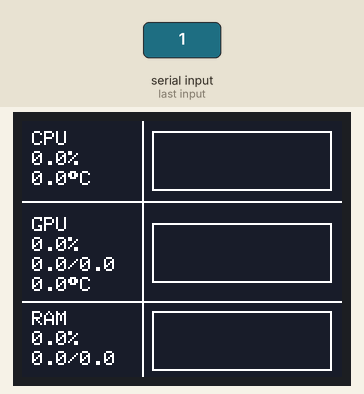
Simulated run of this sketch. Board: Arduino Uno, built with avr-gcc and run on an emulated ATmega328P. On the bench: 160×128 colour display. The test bench sets the inputs (shaded band). What the sketch prints to the serial monitor is not drawn.

5.8 s: "1\n" received over Serial
Above: at 6.4 s.
7.3 s: "c\n" received over Serial
Timing chart, 0 to 10.3 s (numbered marks = the images above; inputs shaded):
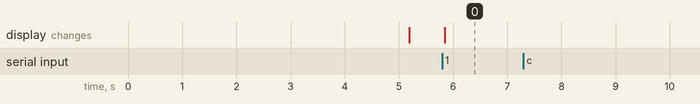

The sketch:

reciever.ino
```cpp
#include <ArduinoJson.h>
#include <Adafruit_ST7735.h>

DynamicJsonDocument incoming(2048);

#define TFT_CS 4
#define TFT_DC 6
#define TFT_RST 9

#define GRAY tft.color565(28, 29, 41)
#define GREEN tft.color565(25, 87, 36)
#define YELLOW tft.color565(138, 145, 32)
#define RED tft.color565(148, 40, 40)
#define RED_TEXT tft.color565(255, 79, 79)

Adafruit_ST7735 tft(TFT_CS, TFT_DC, TFT_RST);

unsigned long lastDataTime = 0;
bool displayOff = false;

void display(float cpu, float ram, float gpu, String ram_per, String gpu_per, float cpu_t, float gpu_t){
  display_clear();
  tft.drawLine(0, 40, 160, 40, ST77XX_WHITE);
  tft.drawLine(0, 90, 160, 90, ST77XX_WHITE);
  tft.drawLine(60, 140, 60, 0, ST77XX_WHITE);

  tft.drawRect(65, 5, 90, 30, ST77XX_WHITE);
  tft.fillRect(66, 6, (int)(89 * cpu / 100.0 - 1), 28, color_change(cpu));

  tft.drawRect(65, 51, 90, 30, ST77XX_WHITE);
  tft.fillRect(66, 52, (int)(89 * gpu / 100.0 - 1), 28, color_change(gpu));

  tft.drawRect(65, 95, 90, 30, ST77XX_WHITE);
  tft.fillRect(66, 96, (int)(89 * ram / 100.0 - 1), 28, color_change(ram));

  tft.setCursor(5, 5);
  tft.print("CPU");
  tft.setCursor(5, 15);
  tft.print(cpu, 1);
  tft.print("%");
  tft.setCursor(5, 25);
  tft.setTextColor(text_color(cpu_t, "c"));
  tft.print(cpu_t, 1);
  tft.print("\xF7");
  tft.print("C");
  tft.setTextColor(ST77XX_WHITE);

  tft.setCursor(5, 48);
  tft.print("GPU");
  tft.setCursor(5, 58);
  tft.print(gpu, 1);
  tft.print("%");
  tft.setCursor(5, 68);
  tft.print(gpu_per);
  tft.setCursor(5, 78);
  tft.setTextColor(text_color(gpu_t, "g"));
  tft.print(gpu_t, 1);
  tft.print("\xF7");
  tft.print("C");
  tft.setTextColor(ST77XX_WHITE);

  tft.setCursor(5, 95);
  tft.print("RAM");
  tft.setCursor(5, 105);
  tft.print(ram, 1);
  tft.print("%");
  tft.setCursor(5, 115);
  tft.print(ram_per);
}

void display_clear(){
  tft.fillRect(5, 15, 55, 25, GRAY);
  tft.fillRect(65, 5, 90, 30, GRAY);
  tft.fillRect(5, 58, 55, 30, GRAY);
  tft.fillRect(65, 48, 90, 40, GRAY);
  tft.fillRect(5, 105, 55, 25, GRAY);
  tft.fillRect(65, 95, 90, 30, GRAY);
}

String data_change(float used, float total){
  String used_s = String(used);
  int idx = used_s.length();
  used_s.remove(idx - 1);
  String total_s = String(total);
  idx = total_s.length();
  total_s.remove(idx - 1);
  return used_s + "/" + total_s;
}

uint16_t color_change(float usage){
  if (usage < 60)
    return GREEN;
  else if (usage < 80)
    return YELLOW;
  else
    return RED;
}

uint16_t text_color(float temp, char p){
  if (p == "c"){
    if (temp < 90)
      return ST77XX_WHITE;
    else
      return RED_TEXT;
  }else{
    if (temp < 80)
      return ST77XX_WHITE;
    else
      return RED_TEXT;
  }
}

void setup(){
  Serial.begin(115200);
  Serial.setTimeout(2000);
  Serial.println("Initializing ST7735 display...");
  tft.initR(INITR_BLACKTAB);
  tft.fillScreen(GRAY);
  tft.setTextColor(ST77XX_WHITE);
  tft.setTextSize(1);
  tft.setRotation(1);
  lastDataTime = millis();
  while (!Serial);
}

void loop(){
  if (!displayOff && millis() - lastDataTime >= 5000){
    tft.fillScreen(ST77XX_BLACK);
    displayOff = true;
  }

  if (!Serial.available()){
    return;
  }

  String json = Serial.readStringUntil('\n');
  incoming.clear();

  DeserializationError error = deserializeJson(incoming, json);

  if (error){
    Serial.print("JSON error: ");
    Serial.println(error.c_str());
    return;
  }

  lastDataTime = millis();

  if (displayOff){
    tft.fillScreen(GRAY);
    displayOff = false;
  }

  float c = incoming["c"];
  float r = incoming["r"];
  float g = incoming["g"];
  float ru = incoming["ru"];
  float rt = incoming["rt"];
  String ram_per = data_change(ru, rt);
  float gu = incoming["gu"];
  float gt = incoming["gt"];
  String gpu_per = data_change(gu, gt);
  float tg = incoming["tg"];
  float tc = incoming["tc"];

  Serial.flush();
  display(c, r, g, ram_per, gpu_per, tc, tg);
}
```

Measured:
- after the input at 5.8 s, the display: changes after 0.05 s (image 0)
